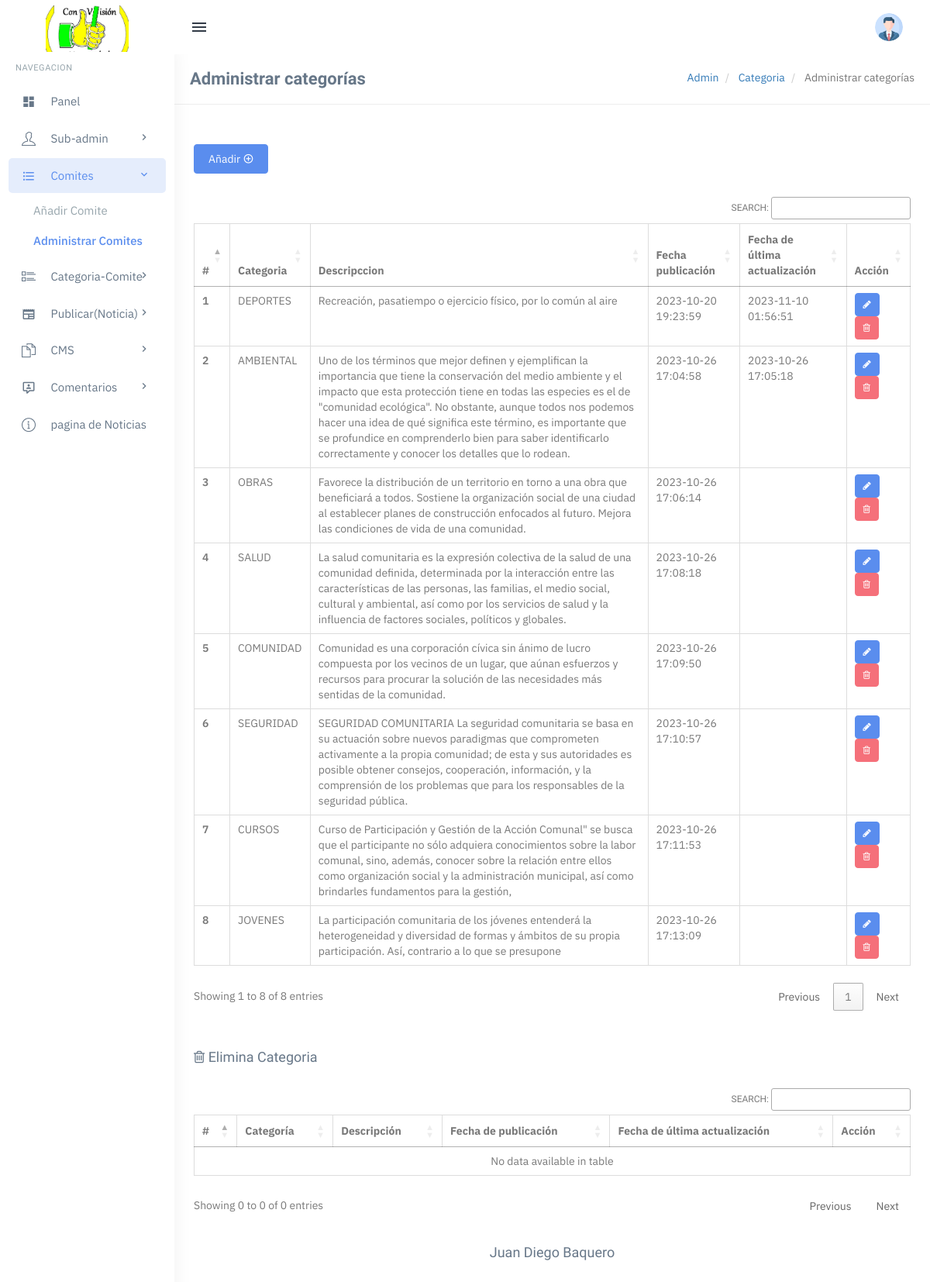
/Noticias/admin/manage-categories.php (signed in), run on the app's committed database.
### tables this page shows
CREATE TABLE `tblcategory` (
  `id` int(11) NOT NULL,
  `CategoryName` varchar(200) DEFAULT NULL,
  `Description` mediumtext DEFAULT NULL,
  `PostingDate` timestamp NULL DEFAULT current_timestamp(),
  `UpdationDate` timestamp NULL DEFAULT NULL ON UPDATE current_timestamp(),
  `Is_Active` int(1) DEFAULT NULL
);

### Noticias/admin/manage-categories.php (the view, shortened to what this page needs)
<?php
   include('includes/config.php');
   if(strlen($_SESSION['login'])==0)
     {
   header('location:index.php');
   }
   else{
   ?>
      <?php include('includes/topheader.php');?>
      <?php include('includes/leftsidebar.php');?>
      <div class="content-page">
         <div class="content">
            <div class="container">
               <div class="row">
                  <div class="col-xs-12">
                     <div class="page-title-box">
                        <h4 class="page-title">Administrar categorías</h4>
                        <ol class="breadcrumb p-0 m-0">
                           <li>
                              <a href="#">Admin</a>
                           </li>
                           <li>
                              <a href="#">Categoria </a>
                           </li>
                           <li class="active">
                           Administrar categorías
                           </li>
                        </ol>
                        <div class="clearfix"></div>
                     </div>
                  </div>
               </div>
               <div class="row">
                  <div class="col-sm-6">
                  </div>
                  <div class="row">
                     <div class="col-md-12">
                        <div class="demo-box m-t-20">
                           <div class="m-b-30">
                              <a href="add-category.php">
                              <button id="addToTable" class="btn btn-custom waves-effect waves-light btn-md">Añadir <i class="mdi mdi-plus-circle-outline" ></i></button>
                              </a>
                           </div>
                           <div class="table-responsive">
                              <table class="table m-0 table-bordered" id="example">
                                 <thead>
                                    <tr>
                                       <th>#</th>
                                       <th> Categoria</th>
                                       <th>Descripccion</th>
                                       <th>Fecha publicación</th>
                                       <th>Fecha de última actualización</th>
                                       <th>Acción</th>
                                    </tr>
                                 </thead>
                                 <tbody>
                                    <?php
                                       $query=mysqli_query($con,"Select id,CategoryName,Description,PostingDate,UpdationDate from  tblcategory where Is_Active=1");
                                       $cnt=1;
                                       while($row=mysqli_fetch_array($query))
                                       {
                                       ?>
                                    <tr>
                                       <th scope="row"><?php echo htmlentities($cnt);?></th>
                                       <td><?php echo htmlentities($row['CategoryName']);?></td>
                                       <td><?php echo htmlentities($row['Description']);?></td>
                                       <td><?php echo htmlentities($row['PostingDate']);?></td>
                                       <td><?php echo htmlentities($row['UpdationDate']);?></td>
                                       <td><a class="btn btn-primary btn-sm" href="edit-category.php?cid=<?php echo htmlentities($row['id']);?>"><i class="fa fa-pencil"></i></a>
                                          &nbsp;<a class="btn btn-danger btn-sm" href="manage-categories.php?rid=<?php echo htmlentities($row['id']);?>&&action=del"> <i class="fa fa-trash-o"></i></a>
                                       </td>
                                    </tr>
                                    <?php
                                       $cnt++;
                                        } ?>
                                 </tbody>
                              </table>
                           </div>
                        </div>
                     </div>
                  </div>
                  <div class="row">
                     <div class="col-md-12">
                        <div class="demo-box m-t-20">
                           <div class="m-b-30">
                              <h4><i class="fa fa-trash-o" ></i> Elimina Categoria</h4>
                           </div>
                           <div class="table-responsive">
                              <table class="table m-0 table-bordered table-bordered-danger" id="example1">
                                 <thead>
                                    <tr>
                                    <th>#</th>
                                        <th> Categoría</th>
                                        <th>Descripción</th>
                                        <th>Fecha de publicación</th>
                                        <th>Fecha de última actualización</th>
                                        <th>Acción</th>
                                    </tr>
                                 </thead>
                                 <tbody>
                                 </tbody>
                              </table>
                           </div>
                        </div>
                     </div>
                  </div>
               </div>
            </div>
            <?php include('includes/footer.php');?>
<?php } ?>

### Noticias/admin/includes/topheader.php (shortened to what this page needs)
<!DOCTYPE html>
<html lang="es">
   <head>
      <link href="assets/css/bootstrap.min.css" rel="stylesheet" type="text/css" />
      <link href="assets/css/core.css" rel="stylesheet" type="text/css" />
      <link href="assets/css/components.css" rel="stylesheet" type="text/css" />
      <link href="assets/css/icons.css" rel="stylesheet" type="text/css" />
      <link href="assets/css/pages.css" rel="stylesheet" type="text/css" />
      <link href="assets/css/menu.css" rel="stylesheet" type="text/css" />
      <link href="assets/css/variables.css" rel="stylesheet" type="text/css" />
      <link href="assets/css/responsive.css" rel="stylesheet" type="text/css" />
      <link rel="stylesheet" href="../plugins/switchery/switchery.min.css">
        <link href="../plugins/summernote/summernote.css" rel="stylesheet" />
        <link href="../plugins/select2/css/select2.min.css" rel="stylesheet" type="text/css" />
        <link href="../plugins/jquery.filer/css/jquery.filer.css" rel="stylesheet" />
        <link href="../plugins/jquery.filer/css/themes/jquery.filer-dragdropbox-theme.css" rel="stylesheet" />
      <link rel="stylesheet" href="https://cdn.datatables.net/1.12.1/css/jquery.dataTables.min.css">
      <link rel="stylesheet" href="https://cdn.datatables.net/buttons/2.2.3/css/buttons.dataTables.min.css">
   </head>
   <body class="fixed-left">
      <div id="wrapper">
        <div class="topbar">
                <div class="topbar-left">
                   <a href="index.php" class="logo">
                       <span>
                           <img src="assets/images/MasterPRO.png" alt="" height="60">
                       </span>
                   </a>
                </div>
                <div class="navbar navbar-default" role="navigation">
                    <div class="container">
                        <ul class="nav navbar-nav navbar-left">
                            <li>
                                <button class="button-menu-mobile open-left waves-effect">
                                    <i class="mdi mdi-menu"></i>
                                </button>
                            </li>
                        </ul>
                        <ul class="nav navbar-nav navbar-right list-unstyle">
                            <li class="dropdown user-box services">
                                <a href="" class="dropdown-toggle waves-effect user-link" data-toggle="dropdown" aria-expanded="true">
                                    <img src="assets/images/users/avatar-1.jpg" alt="user-img" class="img-circle user-img">
                                </a>
                            </li>
                        </ul>
                    </div>
                </div>
            </div>

### Noticias/admin/includes/leftsidebar.php (shortened to what this page needs)
            <div class="left side-menu">
                <div class="sidebar-inner slimscrollleft">
                    <div id="sidebar-menu">
                        <ul>
                        	<li class="menu-title">Navegacion</li>
                            <li class="has_sub">
                                <a href="dashboard.php" class="waves-effect"><i class="mdi mdi-view-dashboard"></i> <span> Panel </span> </a>
                            </li>
<?php if($_SESSION['utype']=='1'):?>
  <li class="has_sub">
                                <a href="javascript:void(0);" class="waves-effect"><i class="ti ti-user"></i> <span> Sub-admin </span> <span class="menu-arrow"></span></a>
                            </li>
<?php endif;?>
                            <li class="has_sub">
                                <a href="javascript:void(0);" class="waves-effect"><i class="mdi mdi-format-list-bulleted"></i> <span> Comites </span> <span class="menu-arrow"></span></a>
                                <ul class="list-unstyled">
                                	<li><a href="add-category.php">Añadir Comite</a></li>
                                    <li><a href="manage-categories.php">Administrar Comites</a></li>
                                </ul>
                            </li>
    <li class="has_sub">
                                <a href="javascript:void(0);" class="waves-effect"><i class="ti ti-layout-list-thumb"></i> <span>Categoria-Comite </span> <span class="menu-arrow"></span> </a>
                            </li>
  <li class="has_sub">
                                <a href="javascript:void(0);"class="waves-effect"><i class="mdi mdi-newspaper"></i><span> Publicar(Noticia) </span> <span class="menu-arrow"></span></a>
                            </li>
                            <li class="has_sub">
                                <a href="javascript:void(0);" class="waves-effect"><i class="ti ti-files"></i> <span> CMS </span> <span class="menu-arrow"></span></a>
                            </li>
                            <li class="has_sub">
                                <a href="javascript:void(0);" class="waves-effect"><i class="mdi mdi-comment-account-outline"></i> <span> Comentarios </span> <span class="menu-arrow"></span></a>
                            </li>
                       <li >
                                <a href="#" class="waves-effect"><i class="ti ti-info-alt"></i> <span>pagina de Noticias </span></a>
                            </li>
                        </ul>
                    </div>
                </div>
            </div>

### Noticias/admin/includes/footer.php (shortened to what this page needs)
<html><center><style>.juan{position:relative ;top:12px;}</style><h4 class="juan">Juan Diego Baquero</h4> </center>
</html>
   </body>
</html>

### Noticias/admin/assets/css/core.css (style rules this page uses)
body { font-family: "IBM Plex Sans", "Oxygen", "Ubuntu", "Cantarell", "Fira Sans", sans-serif; margin: 0; padding-bottom: 60px; overflow-x: hidden; color: #797979; }
html { position: relative; min-height: 100%; }
.h1, .h2, .h3, .h4, .h5, .h6, h1, h2, h3, h4, h5, h6 { color: #677788; font-family: 'Hind Madurai', sans-serif; margin: 10px 0; }
* { outline: none !important; }
.container { width: auto; }
#wrapper { height: 100%; overflow: hidden; width: 100%; }
.p-0 { padding: 0 !important; }
.m-0 { margin: 0 !important; }
.m-t-20 { margin-top: 20px !important; }
.m-b-30 { margin-bottom: 30px !important; }
.row { margin-right: -10px; margin-left: -10px; }
.col-lg-1, .col-lg-10, .col-lg-11, .col-lg-12, .col-lg-2, .col-lg-3, .col-lg-4, .col-lg-5, .col-lg-6, .col-lg-7, .col-lg-8, .col-lg-9, .col-md-1, .col-md-10, .col-md-11, .col-md-12, .col-md-2, .col-md-3, .col-md-4, .col-md-5, .col-md-6, .col-md-7, .col-md-8, .col-md-9, .col-sm-1, .col-sm-10, .col-sm-11, .col-sm-12, .col-sm-2, .col-sm-3, .col-sm-4, .col-sm-5, .col-sm-6, .col-sm-7, .col-sm-8, .col-sm-9, .col-xs-1, .col-xs-10, .col-xs-11, .col-xs-12, .col-xs-2, .col-xs-3, .col-xs-4, .col-xs-5, .col-xs-6, .col-xs-7, .col-xs-8, .col-xs-9 { padding-left: 10px; padding-right: 10px; }
.breadcrumb { background-color: transparent; margin-bottom: 15px; padding-top: 10px; padding-left: 0; }
.waves-effect { position: relative; cursor: pointer; display: inline-block; overflow: hidden; -webkit-user-select: none; -moz-user-select: none; -ms-user-select: none; user-select: none; -webkit-tap-highlight-color: transparent; vertical-align: middle; z-index: 1; will-change: opacity, transform; -webkit-transition: all 0.3s ease-out; -moz-transition: all 0.3s ease-out; -o-transition: all 0.3s ease-out; -ms-transition: all 0.3s ease-out; transition: all 0.3s ease-out; }
.demo-box { padding: 10px 15px; }

### Noticias/admin/includes/footer.php (style rules this page uses)
.juan { position:relative ;top:12px; }

### data on the page
tblcategory: CategoryName "DEPORTES", Description "Recreación, pasatiempo o ejercicio físico, por lo común al aire", PostingDate "2023-10-20 19:23:59", UpdationDate "2023-11-10 01:56:51"
tblcategory: CategoryName "AMBIENTAL", Description "Uno de los términos que mejor definen y ejemplifican la importancia que tiene la conservación del medio ambiente y el impacto que esta protección tiene en todas las especies es el de \"comunidad ecológica\". No obstante, aunque todos nos podemos hacer una idea de qué significa este término, es importante que se profundice en comprenderlo bien para saber identificarlo correctamente y conocer los detalles que lo rodean.", PostingDate "2023-10-26 17:04:58", UpdationDate "2023-10-26 17:05:18"
tblcategory: CategoryName "OBRAS", Description "Favorece la distribución de un territorio en torno a una obra que beneficiará a todos. Sostiene la organización social de una ciudad al establecer planes de construcción enfocados al futuro. Mejora las condiciones de vida de una comunidad.", PostingDate "2023-10-26 17:06:14"
tblcategory: CategoryName "SALUD", Description "La salud comunitaria es la expresión colectiva de la salud de una comunidad definida, determinada por la interacción entre las características de las personas, las familias, el medio social, cultural y ambiental, así como por los servicios de salud y la influencia de factores sociales, políticos y globales.", PostingDate "2023-10-26 17:08:18"
tblcategory: CategoryName "COMUNIDAD", Description "Comunidad es una corporación cívica sin ánimo de lucro compuesta por los vecinos de un lugar, que aúnan esfuerzos y recursos para procurar la solución de las necesidades más sentidas de la comunidad.", PostingDate "2023-10-26 17:09:50"
tblcategory: CategoryName "SEGURIDAD", Description "SEGURIDAD COMUNITARIA La seguridad comunitaria se basa en su actuación sobre nuevos paradigmas que comprometen activamente a la propia comunidad; de esta y sus autoridades es posible obtener consejos, cooperación, información, y la comprensión de los problemas que para los responsables de la seguridad pública.", PostingDate "2023-10-26 17:10:57"
tblcategory: CategoryName "CURSOS", Description "Curso de Participación y Gestión de la Acción Comunal\" se busca que el participante no sólo adquiera conocimientos sobre la labor comunal, sino, además, conocer sobre la relación entre ellos como organización social y la administración municipal, así como brindarles fundamentos para la gestión,", PostingDate "2023-10-26 17:11:53"
tblcategory: CategoryName "JOVENES", Description "La participación comunitaria de los jóvenes entenderá la heterogeneidad y diversidad de formas y ámbitos de su propia participación. Así, contrario a lo que se presupone", PostingDate "2023-10-26 17:13:09"
